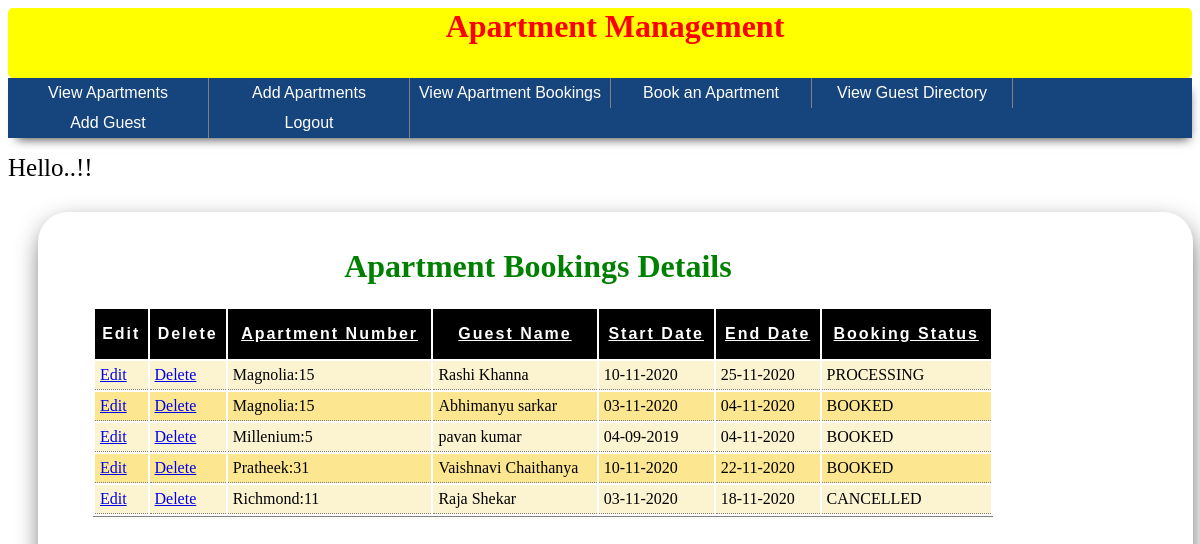
Page /view_apartment_bookings.php on the committed database.
### tables this page shows
CREATE TABLE `apartment_bookings` (
  `apt_booking_id` int(11) NOT NULL,
  `apt_id` int(11) NOT NULL,
  `guest_id` int(11) NOT NULL,
  `booking_status_code` varchar(10) NOT NULL,
  `booking_start_date` date NOT NULL,
  `booking_end_date` date NOT NULL
);

CREATE TABLE `booking_status` (
  `booking_status_code` varchar(10) NOT NULL,
  `booking_status_description` varchar(50) NOT NULL
);

### view_apartment_bookings.php (the view, shortened to what this page needs)
<?php
include ('connect_to_sql.php');
include ('common_functions.php');
include ('menu.php');
echo '<link rel="stylesheet" href="styles.css" type="text/css">';
function printTableHeader($sortby){
    $current_link = $_SERVER['PHP_SELF'];
    switch ($sortby) {
        case 'apartment':
            $link1="$current_link?sort=apartment&orderby=desc";
            $link2="$current_link?sort=guest&orderby=asc";
            $link3="$current_link?sort=start_date&orderby=asc";
            $link4="$current_link?sort=end_date&orderby=asc";
            $link5="$current_link?sort=booking_status_description&orderby=asc";
            break;
    }
    echo '<tr class="header">
                <th> Edit </th>
                <th> Delete </th>
                <th> <a href="'.$link1.'">Apartment Number</a></th>
                <th> <a href="'.$link2.'">Guest Name</a></th>
                <th> <a href="'.$link3.'">Start Date</a></th>
                <th> <a href="'.$link4.'">End Date</a></th>
                <th> <a href="'.$link5.'">Booking Status</a></th>
        </tr>';
}
function getListofApartmentBookings ($db,$start,$noOfRecords,$sortby,$orderby){
        $query = " SELECT
                        ab.apt_booking_id,
                        concat(ap.building_short_name,':',aa.apt_number) apartment,
                        concat(g.guest_first_name,' ',g.guest_last_name) guest,
                        bs.booking_status_description,
                        DATE_FORMAT(booking_start_date, '%d-%m-%Y') start_date,
                        DATE_FORMAT(booking_end_date, '%d-%m-%Y') end_date
                    FROM
                        apartment_bookings ab,
                        apartments aa,
                        guests g,
                        booking_status bs,
                        apartment_buildings ap
                    WHERE
                        ab.apt_id = aa.apt_id
                            AND ab.guest_id = g.guest_id
                            AND ab.booking_status_code = bs.booking_status_code
                            AND aa.building_id = ap.building_id
        order by $sortby $orderby LIMIT $start,$noOfRecords ";
        $result = @mysqli_query($db, $query);
        if($result){
            $count=0;$css="even";
            while ($row = mysqli_fetch_array($result, MYSQLI_ASSOC)){
                if($count%2==0){$css="even";}else{$css="odd";}
                $count++;
                echo '<tr class="detail '.$css.'">
                        <td><a href="edit_apartment_bookings.php?apt_booking_id='.$row['apt_booking_id'].'">Edit</a></td>
                        <td><a href="delete_apartment_bookings.php?apt_booking_id='.$row['apt_booking_id'].'">Delete</a></td>
                        <td> '.$row['apartment'].'</td>
                        <td> '.$row['guest'].'</td>
                        <td> '.$row['start_date'].'</td>
                        <td> '.$row['end_date'].'</td>
                        <td> '.$row['booking_status_description'].'</td>
                        </tr>';
            }
        }
}
if (isset($_GET['s'])) {
	$start = $_GET['s'];
} else {
	$start = 0;
}
if (isset($_GET['sort'])) {
	$sortby = $_GET['sort'];
} else {
	$sortby="apartment";
}
if (isset($_GET['orderby'])) {
	$orderby = $_GET['orderby'];
} else {
	$orderby="asc";
}
echo '<div class="container" style="height:90%" >';
echo '<div style="width:80%">';
echo '<h1>Apartment Bookings Details</h1>';
echo '<table>';
printTableHeader($sortby);
getListofApartmentBookings($dbc,$start,$display,$sortby,$orderby);
echo '</table>';
echo '</div>';
echo '</div>';
?>

### menu.php (shortened to what this page needs)
<div class="top_header"> <h1 style="color:red">Apartment Management</h1> </div>
<div class="menu_bar">
    <ul id="menu1" class="menu">
        <li><a href="view_apartments.php">View Apartments</a></li>
        <li><a href="add_apartments.php">Add Apartments</a></li>
        <li><a href="view_apartment_bookings.php">View Apartment Bookings</a></li>
        <li><a href="add_apartment_bookings.php">Book an Apartment</a></li>
        <li><a href="view_guests.php">View Guest Directory</a></li>
        <li><a href="add_guests.php">Add Guest</a></li>
        <li><a href="index.php">Logout</a></li>
    </ul>
</div>
<?php
echo "<div style='font-size:25px;'>Hello..!! <b>" . $_SESSION["username"] . " </b></div>";
?>

### styles.css (style rules this page uses)
.header th { background: #000; height:50px; color: white; padding: 5px; font-family:helvetica; letter-spacing: 2px; }
.header th a { color:white; }
td { background: #fce790; padding-top:5px; border-bottom: 1px dotted grey; }
.even td { background:#fcf4d0; padding-top:5px; border-bottom: 1px dotted grey; }
table tr td { text-align: left; padding: 5px; }
table { width: 100%; align-self: center; border-bottom: 1px solid grey; margin-left: 20px; }
.menu_bar { background-color: #16447d; -webkit-box-shadow: 3px 7px 10px -6px rgba(0,0,0,0.75); -moz-box-shadow: 3px 7px 10px -6px rgba(0,0,0,0.75); box-shadow: 3px 7px 10px -6px rgba(0,0,0,0.75); }
.menu { margin: 0; margin-bottom: 16px; padding: 0; }
.menu:after { content: ""; display: block; clear: both; }
.menu li { margin: 0; float: left; list-style-type: none; background-color:aqua; }
.menu a { display: block; color: #fff; font-family: Helvetica,sans-serif; text-align: center; width: 200px; line-height: 30px; text-decoration: none; background-color: #16447d; border-right: 1px solid grey; }
.top_header { width: 100%; height: 70px; background-color:yellow; text-align: center; color: red; border-radius:5px; }
.container div { margin-left: 20px; }
.container { margin-top:30px; width:95%; height:100%; margin-left:30px; margin-bottom:30px; -webkit-box-shadow: 1px 9px 27px -5px rgba(0,0,0,0.75); -moz-box-shadow: 1px 9px 27px -5px rgba(0,0,0,0.75); box-shadow: 1px 9px 27px -5px rgba(0,0,0,0.75); padding: 15px; border-radius:30px; }
h1 { text-align:center; margin-left:30px; color:green; }

### rows in the picture
apartment_bookings: apartment "Magnolia:15", guest "Rashi Khanna", start_date "10-11-2020", end_date "25-11-2020", booking_status.booking_status_description "PROCESSING"
apartment_bookings: apartment "Magnolia:15", guest "Abhimanyu sarkar", start_date "03-11-2020", end_date "04-11-2020", booking_status.booking_status_description "BOOKED"
apartment_bookings: apartment "Millenium:5", guest "pavan kumar", start_date "04-09-2019", end_date "04-11-2020", booking_status.booking_status_description "BOOKED"
apartment_bookings: apartment "Pratheek:31", guest "Vaishnavi Chaithanya", start_date "10-11-2020", end_date "22-11-2020", booking_status.booking_status_description "BOOKED"
apartment_bookings: apartment "Richmond:11", guest "Raja Shekar", start_date "03-11-2020", end_date "18-11-2020", booking_status.booking_status_description "CANCELLED"
